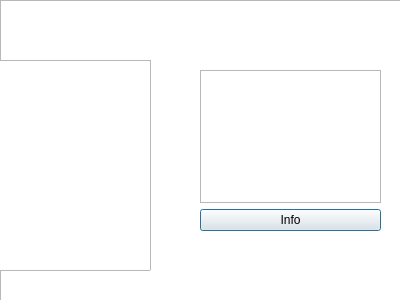
<?xml version="1.0" encoding="UTF-8"?>
<ui version="4.0">
 <class>Azhar</class>
 <widget class="QDialog" name="Azhar">
  <property name="geometry">
   <rect>
    <x>0</x>
    <y>0</y>
    <width>400</width>
    <height>300</height>
   </rect>
  </property>
  <property name="windowTitle">
   <string>Dialog</string>
  </property>
  <widget class="QGraphicsView" name="graphicsViewBg">
   <property name="geometry">
    <rect>
     <x>0</x>
     <y>0</y>
     <width>551</width>
     <height>391</height>
    </rect>
   </property>
   <property name="styleSheet">
    <string notr="true">background-image: url(:/pics/facultyBg.png);</string>
   </property>
  </widget>
  <widget class="QGraphicsView" name="graphicsView">
   <property name="geometry">
    <rect>
     <x>-110</x>
     <y>60</y>
     <width>261</width>
     <height>211</height>
    </rect>
   </property>
   <property name="styleSheet">
    <string notr="true">background-image: url(:/pics/DrAzharPic.png);</string>
   </property>
  </widget>
  <widget class="QWidget" name="layoutWidget">
   <property name="geometry">
    <rect>
     <x>200</x>
     <y>70</y>
     <width>181</width>
     <height>161</height>
    </rect>
   </property>
   <layout class="QVBoxLayout" name="verticalLayout">
    <item>
     <widget class="QPlainTextEdit" name="plainTextEdit"/>
    </item>
    <item>
     <widget class="QPushButton" name="pushButton">
      <property name="text">
       <string>Info</string>
      </property>
     </widget>
    </item>
   </layout>
  </widget>
 </widget>
 <resources/>
 <connections/>
</ui>
